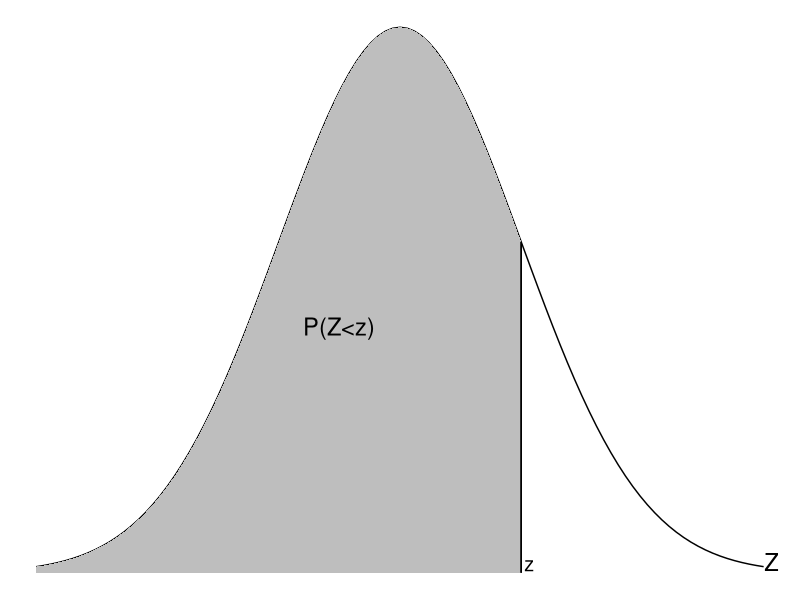

This chart was generated by the following R code:
## ---- chunk 1
knitr::opts_chunk$set(echo = TRUE, 
                      size = "footnotesize",
                      comment = NA,
                      warning = FALSE,
                      message = FALSE,
                      #out.width = "1\\linewidth",
                      fig.align = "center",
                      fig.width = 8, 
                      fig.height = 4, 
                      fig.show = "hold",
                      fig.path = "FigurasN/",
                      fig.pos = "!htb",
                      fig.cap = TRUE,
                      background = "#E6E6FA",
                      #background = "black",
                      dev = c("png",'pdf'),
                      res=300,
                      dpi = 300,
                      cache = TRUE)
## ---- chunk 2
library(tidyverse)
#library(tinytex)
library(knitr)
library(kableExtra)
library(xtable)
## ---- chunk 3
ggplot(data.frame(x = c(-3, 3)), aes(x)) +
  stat_function(fun = dnorm,
                geom = "line",
                xlim = c(-3, 3)) +
  stat_function(fun = dnorm,
                geom = "area",
                fill = "gray",
                xlim = c(-3, 1)) +
  xlim(-3, 3) +
  geom_segment(aes(x = 1, y = 0, 
                   xend = 1, yend = dnorm(1)),
               size = 0.5) +
   theme_void() +
  annotate("text",label="z",x=1,y=0.0,
           hjust=-0.3,vjust=-0.1,
           size = 5) +
  annotate("text",label="Z",x=3,y=0.0,
           hjust=-0.05,vjust=-0.1,
           size = 6) +
  annotate("text",label="P(Z<z)",x=-0.8,y=0.18,hjust=0,vjust=0.5,
           size = 6)
  #geom_vline(aes(xintercept=1,label = 'tere'))

#geom_vline(data = events, aes(xintercept = as.numeric(time)))  +
 # geom_text(data = events, aes(x = as.numeric(time), y = 0, label = text))

## ---- chunk 4
options(digits = 4)
z1 <- seq(0,3.99,0.01)
qq <- round(pnorm(z1),4)
round(qq[1],4)
